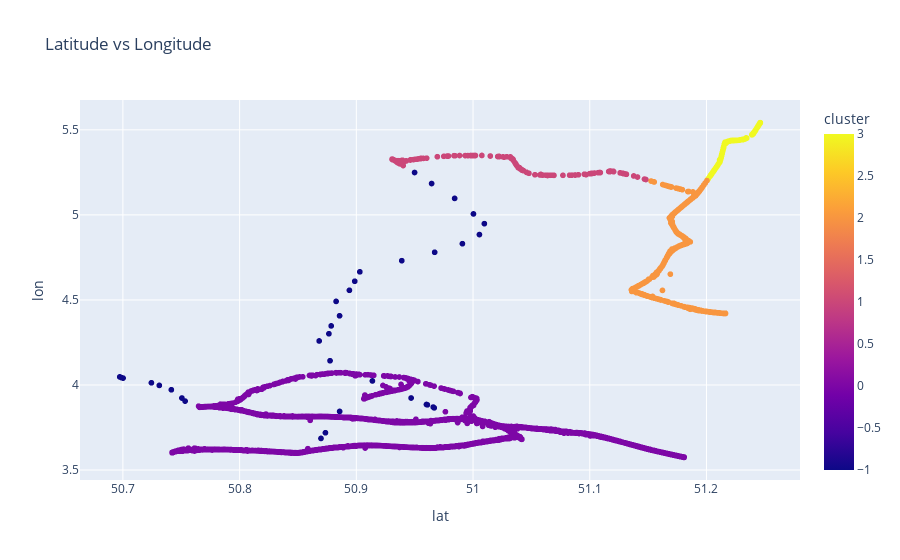

The notebook cell this image was saved under:
### Code cell
# Test: find
import matplotlib.pyplot as plt 
import plotly.express as px

# Create a scatter plot

# Create the scatter plot using Plotly Express
fig = px.scatter(df_corrected, x='lat', y='lon',title='Latitude vs Longitude',color='cluster')

# Customize the marker size (you can adjust the 'size' parameter)
fig.update_traces(marker=dict(size=6))

### Figure 1 — Plotly figure (JSON) as saved in the notebook; plotly's stock layout.template omitted (floating-point values rounded to 4 significant figures; data arrays with more than 128 entries replaced by an {"elided": "..."} marker saying what was removed)
{"data": [{"hovertemplate": "lat=%{x}<br>lon=%{y}<br>cluster=%{marker.color}<extra></extra>", "legendgroup": "", "marker": {"color": {"elided": "25496 int values"}, "coloraxis": "coloraxis", "size": 6, "symbol": "circle"}, "mode": "markers", "name": "", "showlegend": false, "type": "scattergl", "x": {"elided": "25496 float values"}, "xaxis": "x", "y": {"elided": "25496 float values"}, "yaxis": "y"}], "layout": {"coloraxis": {"colorbar": {"title": {"text": "cluster"}}, "colorscale": [[0, "#0d0887"], [0.1111, "#46039f"], [0.2222, "#7201a8"], [0.3333, "#9c179e"], [0.4444, "#bd3786"], [0.5556, "#d8576b"], [0.6667, "#ed7953"], [0.7778, "#fb9f3a"], [0.8889, "#fdca26"], [1, "#f0f921"]]}, "legend": {"tracegroupgap": 0}, "title": {"text": "Latitude vs Longitude"}, "xaxis": {"anchor": "y", "domain": [0, 1], "title": {"text": "lat"}}, "yaxis": {"anchor": "x", "domain": [0, 1], "title": {"text": "lon"}}}}
